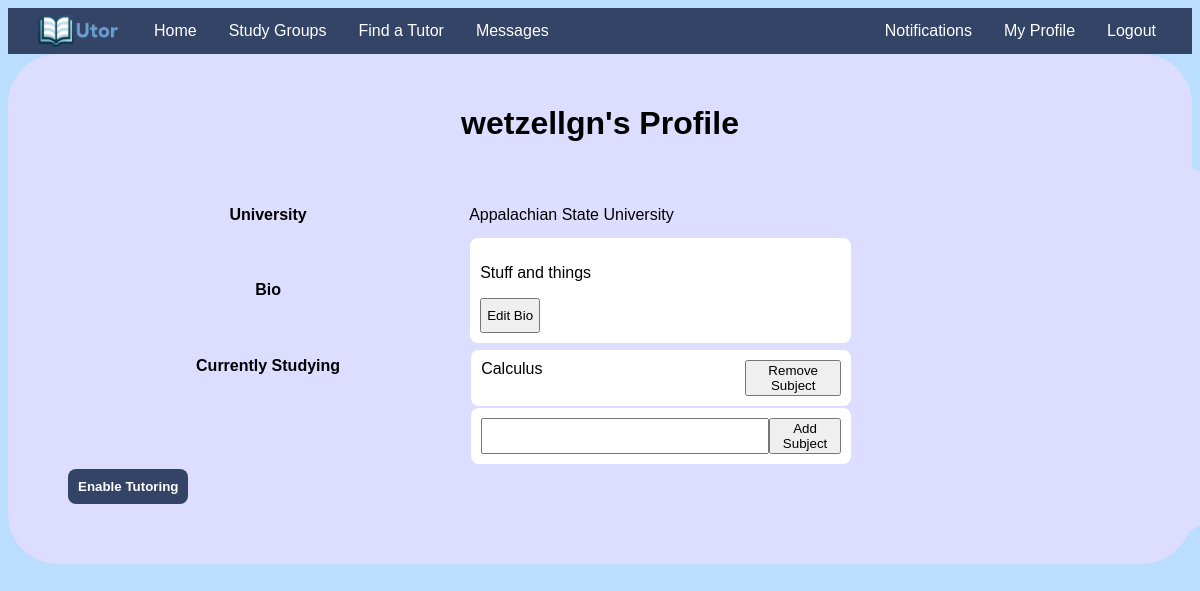
/profile/wetzellgn/ (signed in), run on the app's committed database.
### main/models.py (models this page shows, shortened)
class User(AbstractUser):
    tutor_subjects = models.TextField(null=True)
    student_subjects = models.TextField(null=True)
    university = models.ForeignKey(University, on_delete=models.PROTECT, null=True, blank=True)
    bio = models.TextField(default="This user hasn't set their bio")
    is_verified = models.BooleanField(default=False)
    email_key = models.CharField(max_length=50, unique=True)
    tutoring_enabled = models.BooleanField(default=False)
    tutoring_pay = models.DecimalField(null=True, decimal_places=2, max_digits=4, default=0.00)
    average_rating = models.DecimalField(null=True, decimal_places=2, max_digits=3, default=0.00)
    zip_code = models.IntegerField(null=True, default=28607)
    def get_tutor_subjects(self):
        return json.loads(self.tutor_subjects or "[]")
    def get_student_subjects(self):
        return json.loads(self.student_subjects or "[]")
    def has_notifications(self):
        return bool(Notification.objects.filter(user=self))
    def num_notifications(self):
        return len(Notification.objects.filter(user=self))

class University(models.Model):
    name = models.CharField(max_length=150)
    domains = models.TextField(null=True)
    web_pages = models.TextField(null=True)
    country = models.CharField(max_length=50)
    alpha_two_code = models.CharField(max_length=10, null=True)
    state_province = models.CharField(max_length=100,null=True)

### main/misc_utils.py (the view)
    def wrapper(request, *args, **kwargs):
        if not request.user.is_authenticated:
            return redirect("login")
        return target(request, *args, **kwargs)

### main/misc_utils.py (called while the page is built)
def ensure_authenticated(target):
    def wrapper(request, *args, **kwargs):
        if not request.user.is_authenticated:
            return redirect("login")
        return target(request, *args, **kwargs)
    return wrapper

### main/views.py (called while the page is built)
@ensure_authenticated
def profile(request, username):
    usr = get_object_or_404(User, username=username)
    if usr.username != request.user.username:
        return render(request, "tutor_profile.html", context={"user": usr})
    current_user = usr.username
    return render(request, "profile.html", context={"user": usr, "current_user": current_user})

### main/templates/profile.html (shortened to what this page needs)
{% extends 'base.html' %}
{% load static %}
{% block content %}
<div class="outer">
  <div class="maindiv">
    <div class="center text-center">
      <h1>{{ user.username }}'s Profile</h1>
    </div>
	<div class="maindiv">
		<table>
		<tr>
			<th>University</th>
			<td>{{ user.university.name }}</td>
		</tr>
		<tr>
			<th>Bio</th>
			<td class = "list">
				<div id="bio">
					<p id="bio_text">{{ user.bio }}</p>
					{% if current_user %}
					<button class="submit-button" id="b2" onclick="editBio();">Edit Bio</button>
					{% endif %}
				</div>
			</td>
		<tr>
			<th valign=top>Currently Studying</th>
			<td id="subject_list">
			{% for subject in user.get_student_subjects %}
				<div class="list" id="subject_{{ forloop.counter }}">
					<div style="width: 90%;">{{ subject }}</div>
					{% if current_user %}
						<button id="rm-sub-button" class="rm-sub-button" data-subject = "{{ subject }}">Remove Subject</button>
					{% endif %}
				</div>
			{% endfor %}
			{% if current_user %}
				<div class="list" id="add_button">
					<input class="text-input" type="text" id="new_subject" name="new_subject" required />
					<button class="add-sub-button">Add Subject</button>
				</div>
			{% endif %}
			</td>
		</tr>
		</table>
    {% if request.user == user %}
		<form method="post" action="{% url 'enable_tutoring' user.username %}">
			{% if user.tutoring_enabled %}
				<button class="anchorbutton" type="submit">Disable Tutoring</button>
			{% else %}
				<button class="anchorbutton" type="submit">Enable Tutoring</button>
			{% endif %}
		</form>
    {% endif %}
	</div>
  </div>
</div>
{% endblock %}

### main/static/main/style.css (style rules this page uses)
body { background: #BDF; font-family: Tahoma, sans-serif; }
.outer { width: 100%; display: flex; }
.center { width: 100%; display: block; }
.maindiv { width: 100%; display: flex; flex-direction: column; margin: auto; background: #DDF; border-radius: 50px; padding: 30px; }
.form-table td,th { padding: 10px; }
[name="new_subject"] { width: 100%; }
.text-input { width: 100%; }
.submit-button { padding: 5px; height: 35px; }
.list { width: 50%; background: #FFF; padding: 10px; border-radius: 8px; margin: 2px; display: flex; flex-direction: horizontal; }
.text-center { text-align: center; }
.anchorbutton { text-decoration: none; font-weight: bold; color: white; padding: 10px; border-radius: 8px; background: #346; }
button.anchorbutton { border: none; cursor: pointer; }
.tutor-table td,th { padding: 10px; }

### data on the page
User: username "wetzellgn", university.name "Appalachian State University", bio "Stuff and things"

### other printed values
{{ subject }} "Calculus"
